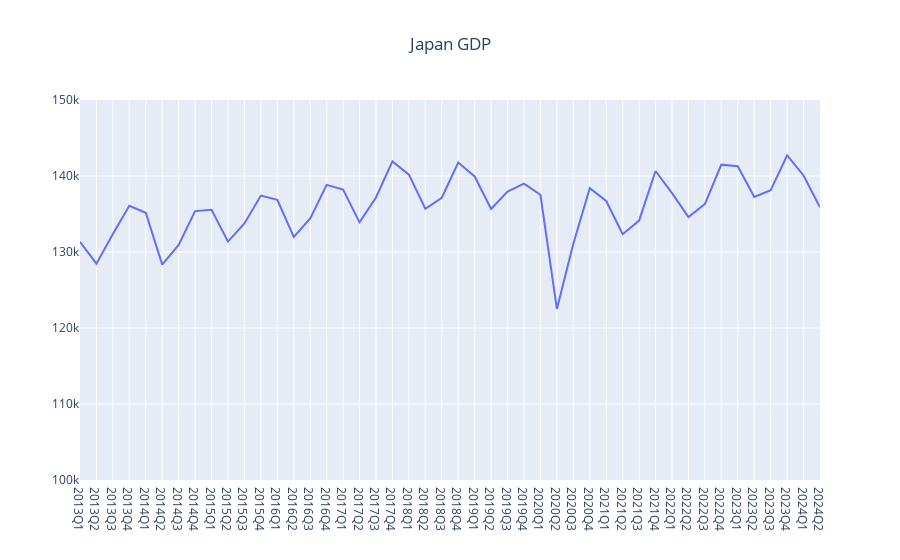

Notebook source saved alongside this figure:
### Code cell
# plot = GDP.plot(kind='line', title="Japan GDP")
fig = make_subplots(rows=1, cols=1)
# fig = px.line(GDP, x=GDP['Date'], y=GDP['GDP Values'], height=500)    # height = 600 is better
fig = go.Figure(data=go.Scatter(x=GDP['Date'], y=GDP['GDP Values'], mode='lines'), layout_yaxis_range=[100000,150000])
fig.update_layout(title='Japan GDP', title_x=0.5)
fig.show()

### Figure 1 — Plotly figure (JSON) as saved in the notebook; plotly's stock layout.template omitted (floating-point values rounded to 4 significant figures)
{"data": [{"mode": "lines", "type": "scatter", "x": ["2013Q1", "2013Q2", "2013Q3", "2013Q4", "2014Q1", "2014Q2", "2014Q3", "2014Q4", "2015Q1", "2015Q2", "2015Q3", "2015Q4", "2016Q1", "2016Q2", "2016Q3", "2016Q4", "2017Q1", "2017Q2", "2017Q3", "2017Q4", "2018Q1", "2018Q2", "2018Q3", "2018Q4", "2019Q1", "2019Q2", "2019Q3", "2019Q4", "2020Q1", "2020Q2", "2020Q3", "2020Q4", "2021Q1", "2021Q2", "2021Q3", "2021Q4", "2022Q1", "2022Q2", "2022Q3", "2022Q4", "2023Q1", "2023Q2", "2023Q3", "2023Q4", "2024Q1", "2024Q2"], "y": [131300.0, 128500.0, 132400.0, 136100.0, 135163, 128300.0, 130927, 135400.0, 135500.0, 131367, 133700.0, 137400.0, 136900.0, 132000.0, 134400.0, 138800.0, 138200.0, 133900.0, 137200.0, 141900.0, 140173, 135700.0, 137133, 141800.0, 139900.0, 135700.0, 137900.0, 139000.0, 137500.0, 122500.0, 131100.0, 138400.0, 136700.0, 132300.0, 134100.0, 140700.0, 137700.0, 134600.0, 136301, 141500.0, 141300.0, 137200.0, 138100.0, 142700.0, 140100.0, 135900.0]}], "layout": {"title": {"text": "Japan GDP", "x": 0.5}, "yaxis": {"range": [100000, 150000]}}}
